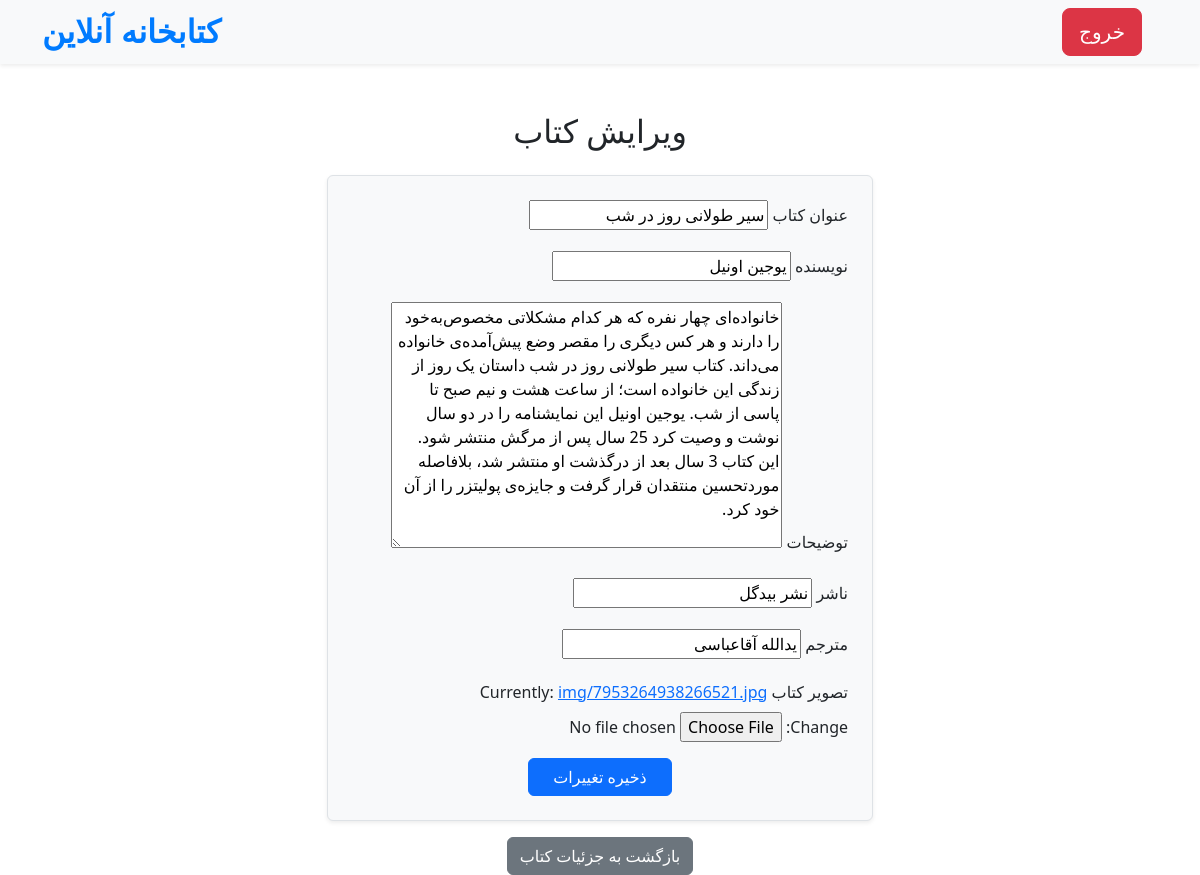
Screenshot of /edit/7/ (signed in) with the database file from the repository.
### Book/models.py (models this page shows, shortened)
class Book(models.Model):
    image = models.ImageField(upload_to='img/', null=True)
    user = models.ForeignKey(User, on_delete=models.CASCADE)
    title = models.CharField(max_length=100, null=False)
    author = models.CharField(max_length=100, null=False)
    description = models.TextField(null=False)
    publisher = models.CharField(max_length=100, null=False)
    translator = models.CharField(max_length=100, null=True, blank=True)
    created_at = models.DateTimeField(auto_now_add=True, null=False)
    comments_count = models.IntegerField(default=0, null=False)
    likes = models.ManyToManyField(User, related_name='liked_books', blank=True)

### Book/views.py (the view)
# urls.py: path('edit/<int:pk>/', views.edit_book, name='edit_book'),
def edit_book(request, pk):
    book = get_object_or_404(Book, pk=pk)
    if book.user != request.user: #diffrent user
        return redirect('Book:book_detail', pk=pk)
    if request.method == 'POST':
        form = BookForm(request.POST, request.FILES, instance=book) # فایل واسه عکس کتابه
        if form.is_valid():
            form.save()
            return redirect('Book:book_detail', pk=book.pk)
    else:
        form = BookForm(instance=book)
    return render(request, 'edit_book.html', {'form': form, 'book': book})

### Book/forms.py
class BookForm(forms.ModelForm): # واسه اد بوک
    class Meta:
        model = Book
        fields = ['title', 'author', 'description', 'publisher', 'translator', 'image']

### Book/templates/edit_book.html (shortened to what this page needs)
{% extends 'base.html' %}
{% block content %}
<div class="container mt-5" dir="rtl">
    <div class="row justify-content-center">
        <div class="col-lg-6 col-md-8 col-sm-10">
            <h2 class="text-center mb-4">ویرایش کتاب</h2>
            <form method="post" enctype="multipart/form-data" class="p-4 border rounded shadow-sm bg-light">
                <div class="mb-3">
                    <label for="title" class="form-label">عنوان کتاب</label>
                    {{ form.title }}
                </div>
                <div class="mb-3">
                    <label for="author" class="form-label">نویسنده</label>
                    {{ form.author }}
                </div>
                <div class="mb-3">
                    <label for="description" class="form-label">توضیحات</label>
                    {{ form.description }}
                </div>
                <div class="mb-3">
                    <label for="publisher" class="form-label">ناشر</label>
                    {{ form.publisher }}
                </div>
                <div class="mb-3">
                    <label for="translator" class="form-label">مترجم</label>
                    {{ form.translator }}
                </div>
                <div class="mb-3">
                    <label for="image" class="form-label">تصویر کتاب</label>
                    {{ form.image }}
                </div>
                <div class="text-center">
                    <button type="submit" class="btn btn-primary px-4">ذخیره تغییرات</button>
                </div>
            </form>
            <div class="text-center mt-3">
                <a href="{% url 'Book:book_detail' book.pk %}" class="btn btn-secondary">بازگشت به جزئیات کتاب</a>
            </div>
        </div>
    </div>
</div>
{% endblock %}

### static/css/style.css (style rules this page uses)
body { font-family: Arial, sans-serif; margin: 0; padding: 0; background-color: #f4f4f4; color: #333; }
.btn-primary { background-color: rgb(0, 164, 166); border: none; transition: background-color 0.3s ease; }

### rows the page displays
Book: title "سیر طولانی روز در شب", author "یوجین اونیل", description "خانواده‌ای چهار نفره که هر کدام مشکلاتی مخصوص‌به‌خود را دارند و هر کس دیگری را مقصر وضع پیش‌آمده‌ی خانواده می‌داند. کتاب سیر طولانی روز در شب داستان یک روز از زندگی این خانواده است؛ از ساعت هشت و نیم صبح تا پاسی از شب. یوجین اونیل این نمایشنامه را در دو سال نوشت و وصیت کرد 25 سال پس از مرگش منتشر شود. این کتاب 3 سال بعد از درگذشت او منتشر شد، بلافاصله موردتحسین منتقدان قرار گرفت و جایزه‌ی پولیتزر را از آن خود کرد.", publisher "نشر بیدگل", translator "یدالله آقاعباسی"
